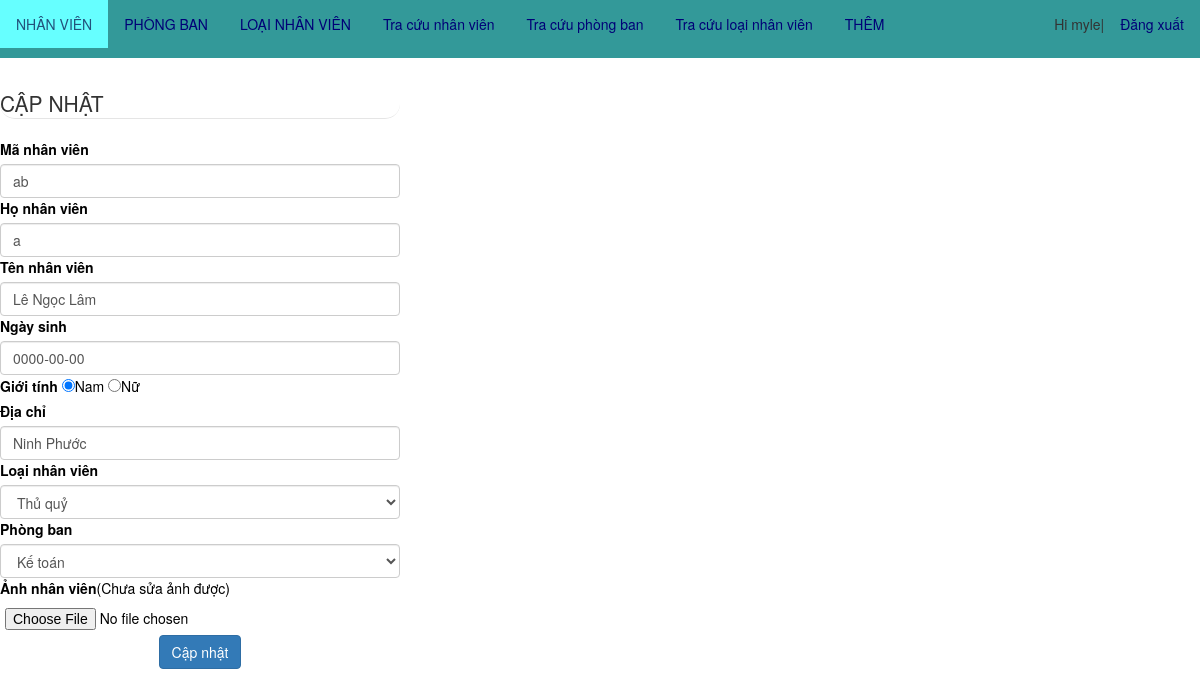
The page /editNV.php?ma=ab (signed in) on the database its author committed.
### tables this page shows
CREATE TABLE `nhan_vien` (
  `ma_nv` varchar(10) NOT NULL,
  `ho` varchar(50) NOT NULL,
  `ten` varchar(50) NOT NULL,
  `ngay_sinh` date NOT NULL,
  `gioi_tinh` tinyint(1) NOT NULL,
  `dia_chi` varchar(225) NOT NULL,
  `anh` varchar(225) NOT NULL,
  `ma_loai_nv` varchar(10) NOT NULL,
  `ma_phong` varchar(10) NOT NULL
);

CREATE TABLE `loai_nv` (
  `ma_loai_nv` varchar(10) NOT NULL,
  `ten_loai_nv` varchar(50) NOT NULL
);

CREATE TABLE `phong_ban` (
  `ma_phong` varchar(10) NOT NULL,
  `ten_phong` varchar(50) NOT NULL
);

### editNV.php (the view, shortened to what this page needs)
<?php
	include ('include/header.php');
	include ("connection/connect_qlnv.php");
	$ma_nv = $_REQUEST['ma'];
	$query="select * from nhan_vien where ma_nv = '$ma_nv'";
	$result=mysqli_query($dbc,$query);
	$row=mysqli_fetch_array($result);
	$ma_nv = $row['ma_nv'];
	$ho = $row['ho'];
	$ten = $row['ten'];
	$ngay_sinh = $row['ngay_sinh'];
	$gioi_tinh = $row['gioi_tinh'];
	$dia_chi = $row['dia_chi'];
	$loai_nv = $row['ma_loai_nv'];
	$phong_ban = $row['ma_phong'];
	$anh = $row['anh'];
    ?>
<form action="" method="post" enctype="multipart/form-data">
<fieldset>
	<legend>CẬP NHẬT</legend>
	<div class="form-group">
		<label>Mã nhân viên</label>
		<input type="text" name="ma_nv"class="form-control" value="<?php echo $ma_nv;?>" />
		<label>Họ nhân viên</label>
		<input type="text" name="ho" class="form-control" value="<?php echo $ho;?>" />
		<label>Tên nhân viên</label>
		<input type="text" name="ten" class="form-control" value="<?php echo $ten; ?>" />
		<label>Ngày sinh</label>
		<input type="text" name="ngay_sinh" class="form-control"value="<?php echo $ngay_sinh; ?>" />
		<label>Giới tính</label>
		<input type="radio" class="form-check-input" name="gioi_tinh" value=1 <?php if($gioi_tinh==1) echo 'checked'?>/>Nam
		<input type="radio" class="form-check-input" name="gioi_tinh" value=0 <?php if($gioi_tinh==0) echo 'checked'?>/>Nữ<br>
		<label>Địa chỉ</label>
		<input type="text" name="dia_chi" class="form-control" value="<?php echo $dia_chi;?>" />
		<label>Loại nhân viên</label>
		<select name="loai_nv" class="form-control">
			<?php
				$query="select * from loai_nv";
				$result=mysqli_query($dbc,$query);
				if(mysqli_num_rows($result)<>0){
					while($row=mysqli_fetch_array($result)){
						$ma_loai_nv = $row['ma_loai_nv'];
						$ten_loai_nv = $row['ten_loai_nv'];
						echo "<option value='$ma_loai_nv' ";
							if($loai_nv==$ma_loai_nv) echo "selected='selected'";
						echo ">$ten_loai_nv</option>";
					}
				}
			?>
		</select>
		<label>Phòng ban</label>
		<select name="phong_ban" class="form-control">
			<?php
				$query="select * from phong_ban";
				$result=mysqli_query($dbc,$query);
				if(mysqli_num_rows($result)<>0){
					while($row=mysqli_fetch_array($result)){
						$ma_phong =$row['ma_phong'];
						$ten_phong =$row['ten_phong'];
						echo "<option value='$ma_phong' ";
							if($phong_ban==$ma_phong) echo "selected='selected'";
						echo ">$ten_phong</option>";
					}
				}
			?>
		</select>
		<label>Ảnh nhân viên</label><span>(Chưa sửa ảnh được)</span>
		<input type="FILE" name ="anh" value="<?php echo $anh;?>" />
		<center><button class="btn btn-primary" type="submit" name ="capNhat">Cập nhật</button></center>
	</div>
</fieldset>
</form>

### include/style.css (style rules this page uses)
body { font-family: arial; }
fieldset { width: 400px; background-color: # EEE9E9; color: black; margin: 5px; border-radius: 15px; }
legend { border: 1px solid black; background-color: # EEE9E9; color: black; border-radius: 15px; padding: 5px 10px; }
button { font-weight: bold; padding: 5px 25px; cursor: pointer; text-align: center; color: black; background-color: # 00F5FF ; border-radius: 15px; }
input { padding: 5px; border-radius: 15px; }
select { padding: 5px; border-radius: 15px; width: 100%; }

### rows shown on the page
nhan_vien: ma_nv "ab", ho "a", ten "Lê Ngọc Lâm", gioi_tinh "☑", dia_chi "Ninh Phước", loai_nv "Thủ quỷ", phong_ban "Kế toán"

### other values the page prints
$_SESSION['username'] "myle"
